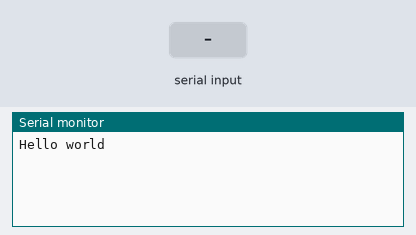
This sketch was run on a simulated ESP32. Shown: the last lines printed to the serial monitor. The inputs (shaded band) are chosen by the test bench.

Above: at 1.2 s.
1.3 s: "1" received over the second serial link
At 2.4 s:
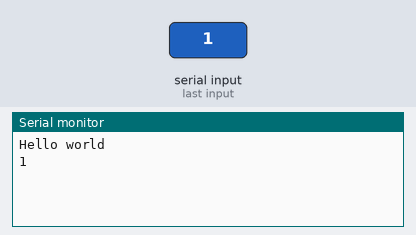
2.8 s: "0" received over the second serial link
At 3.5 s:
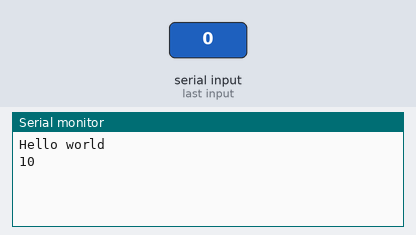

Measured:
- after the input at 1.3 s, the serial monitor: prints a new line at once (image 1)
- after the input at 2.8 s, the serial monitor: prints a new line at once (image 2)

The sketch:

ftdiarduino.ino
```cpp
#include <Arduino.h>
#include <string.h>

//declare your arduino UART pins
#define RXD2 16
#define TXD2 17

void setup() {
  // put your setup code here, to run once:
  Serial.begin(115200); //USB
  Serial2.begin(115200, SERIAL_8N1, RXD2, TXD2);
  Serial.println("Hello world");

}

void loop() {
   // USBUART tx ----> UART1 rx
while( Serial2.available())
  {
    char c=0;
    c=char(Serial2.read());
    Serial.print(c);

  }

  // USBUART rx <----- UART1 tx
  while( Serial.available())
  {
    char c=0;
    c=char(Serial.read());
    Serial2.print(c);

  }
}
```
